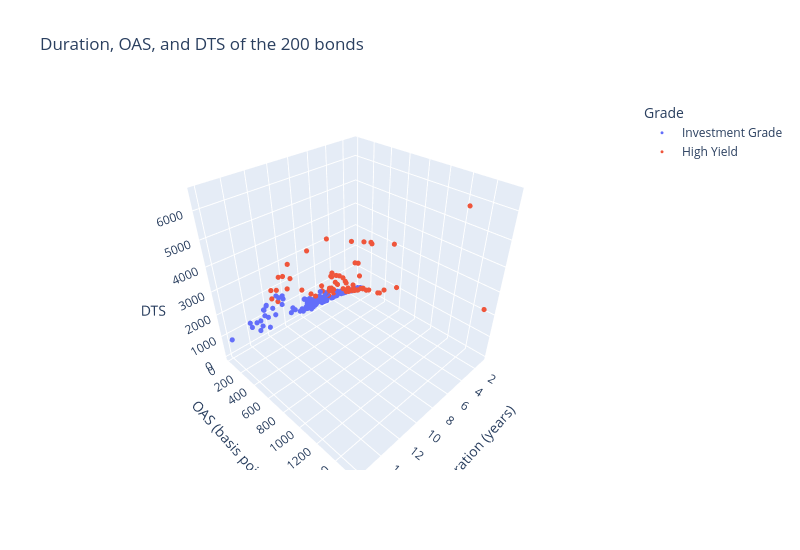

Source (notebook cell):
### Markdown cell above
* The two duration columns are equal in all 200 rows, so either can go on the chart. The largest gap between `dts` and the product is 0.05, which is rounding: the file holds DTS to one decimal place.
* So DTS is fixed by the other two columns. Given a duration and an OAS, there is one DTS.

Q. Draw the 200 bonds in three dimensions: duration, OAS, and DTS.

### Code cell
# scatter_3d() is px.scatter() with a z axis
fig = px.scatter_3d(book, x='duration', y='oas', z='dts', color='grade',
                    hover_name='issuer', hover_data=['rating'],
                    labels={'duration': 'Duration (years)', 'oas': 'OAS (basis points)', 'dts': 'DTS',
                            'grade': 'Grade', 'rating': 'Rating'},
                    title='Duration, OAS, and DTS of the 200 bonds',
                    width=800, height=550)

# smaller points, so that 200 of them can be told apart
fig.update_traces(marker={'size': 3})

fig.show()

### Figure 1 — Plotly figure (JSON) as saved in the notebook; plotly's stock layout.template omitted (floating-point values rounded to 4 significant figures)
{"data": [{"customdata": [["BBB-"], ["BBB-"], ["BBB-"], ["A"], ["BBB"], ["A+"], ["BBB-"], ["BBB+"], ["BBB+"], ["BBB+"], ["BBB+"], ["A+"], ["A-"], ["A-"], ["A-"], ["A"], ["BBB"], ["BBB"], ["A"], ["A+"], ["A+"], ["A+"], ["AAA"], ["AAA"], ["BBB+"], ["BBB+"], ["BBB"], ["A"], ["BBB+"], ["BBB+"], ["BBB-"], ["BBB-"], ["BBB-"], ["BBB-"], ["BBB-"], ["A+"], ["A+"], ["BBB"], ["BBB"], ["AA-"], ["AA-"], ["BBB+"], ["BBB+"], ["AA+"], ["A+"], ["A"], ["A"], ["A"], ["BBB+"], ["A-"], ["A-"], ["A-"], ["A+"], ["BBB-"], ["A+"], ["BBB"], ["A-"], ["A-"], ["A-"], ["A-"], ["BBB"], ["A"], ["BBB-"], ["BBB-"], ["BBB-"], ["BBB"], ["BBB+"], ["A-"], ["A-"], ["BBB-"], ["BBB-"], ["BBB-"], ["BBB-"], ["BBB-"], ["BBB-"], ["BBB-"], ["BBB-"], ["BBB-"], ["AA"], ["AA"], ["AA"], ["BBB-"], ["A-"], ["A-"], ["A-"], ["A-"], ["A"], ["A"], ["BBB"], ["BBB"], ["BBB-"], ["A"], ["A+"], ["A+"], ["A+"], ["BBB"], ["BBB"], ["AA-"], ["A+"], ["A+"], ["A+"], ["BBB+"], ["BBB+"], ["BBB+"], ["BBB+"], ["BBB-"], ["A-"], ["A-"], ["A"], ["BBB-"], ["A-"], ["A-"], ["A-"], ["BBB+"], ["BBB+"], ["BBB+"], ["AA-"], ["BBB+"], ["BBB"], ["BBB"], ["BBB+"], ["A-"], ["A-"], ["A-"], ["A-"], ["A-"], ["A-"], ["A-"]], "hovertemplate": "<b>%{hovertext}</b><br><br>Grade=Investment Grade<br>Duration (years)=%{x}<br>OAS (basis points)=%{y}<br>DTS=%{z}<br>Rating=%{customdata[0]}<extra></extra>", "hovertext": ["Bezane Finance", "Bezorin Finance", "Bezorin Finance", "Bezimer Power", "Bruxamyth Brands", "Bruxizal Chemicals", "Clavane Foods", "Clavoquil Bancorp", "Clavoquil Bancorp", "Clavoquil Bancorp", "Clavoquil Bancorp", "Clavebran Software", "Corvoquil Metals", "Corvoquil Metals", "Corvoquil Metals", "Corvovar Health", "Corvulex Logistics", "Corvulex Logistics", "Delverone Pharma", "Delvazor Paper", "Dralundra Brands", "Dralundra Brands", "Dralane Networks", "Dralane Networks", "Dralamyth Finance", "Dralamyth Finance", "Dralizal Rail", "Dralostrin Industrial", "Dralazor Utilities", "Dralazor Utilities", "Elverone Industrial", "Elverone Industrial", "Elverone Industrial", "Elverone Industrial", "Elvizal Retail", "Feskundra Systems", "Feskundra Systems", "Feskamyth Insurance", "Feskamyth Insurance", "Feskebran Foods", "Feskebran Foods", "Galvostrin Resources", "Galvostrin Resources", "Galventor Power", "Galvolvey Resources", "Grovostrin Freight", "Grovostrin Freight", "Grovostrin Freight", "Groventor Bancorp", "Heskundra Retail", "Heskundra Retail", "Heskundra Retail", "Heskorin Aerospace", "Heskentor Resources", "Hulvane Industrial", "Hulvimer Pipeline", "Kezundra Rail", "Kezundra Rail", "Kezundra Rail", "Kezerone Paper", "Keziskan Paper", "Kezazor Logistics", "Krilellix Networks", "Krilellix Networks", "Krilellix Networks", "Lorvamyth Paper", "Lorvellix Energy", "Mulvundra Machinery", "Nevane Machinery", "Nevovar Energy", "Nevulex Health", "Nevulex Health", "Nevulex Health", "Nevulex Health", "Nevulex Health", "Nevulex Health", "Osmere Chemicals", "Ostrevale Telecom", "Plevundra Finance", "Plevundra Finance", "Plevundra Finance", "Plevazor Energy", "Pellwick Paper", "Pellwick Paper", "Pellwick Paper", "Pellwick Paper", "Quelellix Water", "Quelellix Water", "Quorvane Energy", "Quorvane Energy", "Rulvane Aerospace", "Rulvizal Systems", "Rulviskan Pharma", "Rulviskan Pharma", "Rulvazor Utilities", "Skelolvey Industrial", "Skelolvey Industrial", "Sylvazor Power", "Sylvellix Logistics", "Sylvellix Logistics", "Sylvellix Logistics", "Thalostrin Finance", "Thalostrin Finance", "Thalulex Retail", "Thalulex Retail", "Tovovar Water", "Tovolvey Devices", "Tovolvey Devices", "Tarnwick Utilities", "Tromazor Resources", "Vraxorin Bancorp", "Vraxorin Bancorp", "Vraxorin Bancorp", "Vraxentor Retail", "Vraxentor Retail", "Vraxentor Retail", "Vyrovar Medical", "Wyxane Wireless", "Xanane Foods", "Xanane Foods", "Xanamyth Systems", "Xanazor Telecom", "Yarviskan Energy", "Zephizal Medical", "Zephizal Medical", "Zephizal Medical", "Zephiskan Resources", "Zephiskan Resources"], "legendgroup": "Investment Grade", "marker": {"color": "#636efa", "size": 3, "symbol": "circle"}, "mode": "markers", "name": "Investment Grade", "scene": "scene", "showlegend": true, "type": "scatter3d", "x": [4.627, 7.338, 8.846, 2.588, 12.89, 2.498, 11.77, 2.323, 4.272, 5.912, 7.299, 2.979, 1.426, 3.991, 14.09, 9.906, 8.643, 12.51, 6.81, 12.97, 5.893, 8.049, 4.253, 7.094, 3.386, 8.259, 8.875, 3.26, 5.586, 12.19, 2.954, 3.398, 8.307, 11.44, 3.633, 7.776, 8.609, 6.482, 13.27, 5.183, 5.882, 8.134, 9.519, 12.11, 7.913, 3.397, 5.535, 7.303, 7.997, 4.502, 6.768, 7.357, 6.833, 7.128, 4.679, 12.9, 3.62, 8.216, 13.64, 6.317, 1.373, 7.841, 4.71, 5.18, 6.166, 13.12, 8.157, 7.182, 6.81, 1.005, 3.927, 4.846, 6.267, 6.297, 12.9, 13.05, 6.544, 5.117, 2.243, 2.371, 6.994, 2.485, 1.017, 6.331, 6.779, 8.249, 2.558, 4.416, 6.0, 11.26, 7.344, 2.059, 5.614, 5.975, 7.837, 11.28, 12.06, 8.291, 8.756, 13.15, 16.04, 5.95, 9.898, 7.802, 8.326, 6.746, 5.86, 6.821, 7.336, 6.665, 5.593, 7.274, 8.487, 1.753, 5.254, 11.73, 2.514, 2.31, 1.193, 14.33, 7.657, 4.212, 3.145, 1.416, 7.743, 7.919, 4.177, 7.565], "y": [147, 127, 155, 62, 156, 70, 183, 96, 66, 104, 105, 54, 81, 56, 76, 76, 148, 97, 64, 63, 48, 59, 23, 19, 116, 150, 153, 63, 81, 136, 154, 91, 134, 191, 124, 83, 73, 126, 92, 32, 42, 99, 88, 39, 74, 58, 118, 76, 141, 102, 105, 113, 52, 155, 51, 110, 101, 128, 89, 93, 89, 95, 196, 199, 165, 138, 79, 109, 113, 120, 132, 129, 141, 151, 153, 136, 115, 161, 27, 22, 38, 118, 98, 143, 145, 111, 57, 50, 83, 146, 204, 44, 45, 49, 54, 175, 193, 44, 58, 45, 59, 89, 108, 112, 140, 91, 75, 78, 82, 190, 77, 91, 66, 78, 102, 98, 57, 80, 79, 97, 113, 86, 100, 44, 67, 95, 72, 151], "z": [680.2, 931.9, 1371.0, 160.5, 2012.0, 174.9, 2154.0, 223.0, 282.0, 614.8, 766.4, 160.9, 115.5, 223.5, 1071.0, 752.9, 1279.0, 1213.0, 435.8, 816.9, 282.9, 474.9, 97.8, 134.8, 392.8, 1239.0, 1358.0, 205.4, 452.5, 1657.0, 454.9, 309.2, 1113.0, 2185.0, 450.5, 645.4, 628.5, 816.7, 1220.0, 165.9, 247.0, 805.3, 837.7, 472.2, 585.6, 197.0, 653.1, 555.0, 1128.0, 459.2, 710.6, 831.3, 355.3, 1105.0, 238.6, 1419.0, 365.6, 1052.0, 1214.0, 587.5, 122.2, 744.9, 923.2, 1031.0, 1017.0, 1810.0, 644.4, 782.8, 769.5, 120.6, 518.4, 625.1, 883.6, 950.8, 1973.0, 1776.0, 752.6, 823.8, 60.6, 52.2, 265.8, 293.2, 99.7, 905.3, 983.0, 915.6, 145.8, 220.8, 498.0, 1644.0, 1498.0, 90.6, 252.6, 292.8, 423.2, 1974.0, 2328.0, 364.8, 507.8, 591.7, 946.5, 529.6, 1069.0, 873.8, 1166.0, 613.9, 439.5, 532.0, 601.6, 1266.0, 430.7, 661.9, 560.1, 136.7, 535.9, 1150.0, 143.3, 184.8, 94.2, 1390.0, 865.2, 362.2, 314.5, 62.3, 518.8, 752.3, 300.7, 1142.0]}, {"customdata": [["B"], ["BB"], ["BB"], ["BB-"], ["BB+"], ["B"], ["B"], ["BB"], ["BB"], ["BB"], ["BB"], ["BB"], ["BB"], ["BB+"], ["BB+"], ["BB+"], ["BB+"], ["B"], ["B"], ["BB-"], ["BB-"], ["BB+"], ["BB+"], ["BB+"], ["CCC+"], ["CCC+"], ["B-"], ["B-"], ["B-"], ["B+"], ["B+"], ["BB+"], ["BB+"], ["BB-"], ["BB-"], ["B-"], ["BB"], ["BB"], ["BB-"], ["BB"], ["BB"], ["B-"], ["B-"], ["BB-"], ["BB-"], ["CCC+"], ["CCC+"], ["B-"], ["B+"], ["B+"], ["BB"], ["BB"], ["BB-"], ["BB-"], ["BB+"], ["BB+"], ["BB+"], ["BB+"], ["BB+"], ["BB+"], ["BB+"], ["BB"], ["BB"], ["BB+"], ["BB+"], ["BB+"], ["B+"], ["B+"], ["BB+"], ["BB+"], ["CCC"], ["BB+"]], "hovertemplate": "<b>%{hovertext}</b><br><br>Grade=High Yield<br>Duration (years)=%{x}<br>OAS (basis points)=%{y}<br>DTS=%{z}<br>Rating=%{customdata[0]}<extra></extra>", "hovertext": ["Bezamyth Machinery", "Bezoquil Freight", "Bezoquil Freight", "Clavulex Industrial", "Clavolvey Bancorp", "Calderby Retail", "Calderby Retail", "Corvundra Brands", "Corvundra Brands", "Corvundra Brands", "Corvamyth Wireless", "Corvamyth Wireless", "Corvamyth Wireless", "Corvolvey Systems", "Dunmarrow Rail", "Dunmarrow Rail", "Dunmarrow Rail", "Elvundra Foods", "Elvundra Foods", "Elvorin Medical", "Elvorin Medical", "Farvellix Paper", "Farvellix Paper", "Farvellix Paper", "Feskovar Devices", "Feskovar Devices", "Galvellix Paper", "Galvellix Paper", "Galvellix Paper", "Halvering Foods", "Halvering Foods", "Jaximer Networks", "Jaximer Networks", "Lorvane Systems", "Lorvane Systems", "Lorvizal Wireless", "Lorvebran Paper", "Lorvebran Paper", "Morvellix Networks", "Mulvebran Logistics", "Mulvebran Logistics", "Nevostrin Water", "Nevostrin Water", "Praxane Paper", "Praxane Paper", "Praxiskan Finance", "Praxiskan Finance", "Praximer Energy", "Skeliskan Machinery", "Skeliskan Machinery", "Thalundra Aerospace", "Thalundra Aerospace", "Thaloquil Chemicals", "Tovithe Insurance", "Tovellix Bancorp", "Tovellix Bancorp", "Tromithe Medical", "Tromithe Medical", "Vraxizal Telecom", "Vyrerone Metals", "Vyrerone Metals", "Veyrholt Health", "Veyrholt Health", "Vyrebran Wireless", "Vyrebran Wireless", "Vyrellix Telecom", "Wyxundra Energy", "Wyxundra Energy", "Wyximer Wireless", "Wyximer Wireless", "Xanizal Industrial", "Zarizal Industrial"], "legendgroup": "High Yield", "marker": {"color": "#EF553B", "size": 3, "symbol": "circle"}, "mode": "markers", "name": "High Yield", "scene": "scene", "showlegend": true, "type": "scatter3d", "x": [2.165, 3.25, 12.11, 1.416, 4.84, 4.513, 9.019, 2.781, 4.369, 6.373, 6.523, 7.143, 9.532, 11.09, 1.902, 6.277, 11.76, 3.411, 7.285, 5.489, 7.214, 1.161, 3.372, 5.475, 1.546, 7.252, 0.989, 1.31, 6.506, 7.582, 10.22, 3.454, 12.63, 2.983, 4.372, 6.454, 2.665, 6.24, 12.14, 2.617, 8.324, 6.008, 6.12, 5.957, 6.316, 2.412, 5.058, 4.857, 5.25, 5.99, 2.629, 11.04, 11.77, 7.091, 5.848, 5.897, 1.178, 3.17, 2.525, 2.741, 6.544, 0.927, 4.32, 6.375, 7.617, 3.737, 6.047, 11.56, 3.74, 12.43, 5.823, 6.756], "y": [535, 153, 218, 227, 245, 1446, 520, 200, 266, 308, 240, 210, 219, 225, 158, 210, 165, 236, 371, 346, 346, 151, 189, 176, 1551, 614, 350, 401, 679, 256, 418, 192, 217, 334, 334, 374, 135, 229, 273, 212, 189, 720, 719, 291, 243, 707, 871, 468, 332, 371, 227, 275, 279, 343, 145, 226, 125, 207, 166, 153, 189, 216, 256, 218, 165, 275, 532, 332, 171, 181, 547, 367], "z": [1158.0, 497.2, 2641.0, 321.4, 1186.0, 6526.0, 4690.0, 556.2, 1162.0, 1963.0, 1566.0, 1500.0, 2088.0, 2495.0, 300.5, 1318.0, 1941.0, 805.0, 2703.0, 1899.0, 2496.0, 175.3, 637.3, 963.6, 2398.0, 4453.0, 346.2, 525.3, 4418.0, 1941.0, 4271.0, 663.2, 2741.0, 996.3, 1460.0, 2414.0, 359.8, 1429.0, 3314.0, 554.8, 1573.0, 4326.0, 4400.0, 1734.0, 1535.0, 1705.0, 4406.0, 2273.0, 1743.0, 2222.0, 596.8, 3036.0, 3283.0, 2432.0, 848.0, 1333.0, 147.2, 656.2, 419.2, 419.4, 1237.0, 200.2, 1106.0, 1390.0, 1257.0, 1028.0, 3217.0, 3837.0, 639.5, 2249.0, 3185.0, 2480.0]}], "layout": {"height": 550, "legend": {"title": {"text": "Grade"}, "tracegroupgap": 0}, "scene": {"domain": {"x": [0.0, 1.0], "y": [0.0, 1.0]}, "xaxis": {"title": {"text": "Duration (years)"}}, "yaxis": {"title": {"text": "OAS (basis points)"}}, "zaxis": {"title": {"text": "DTS"}}}, "title": {"text": "Duration, OAS, and DTS of the 200 bonds"}, "width": 800}}
